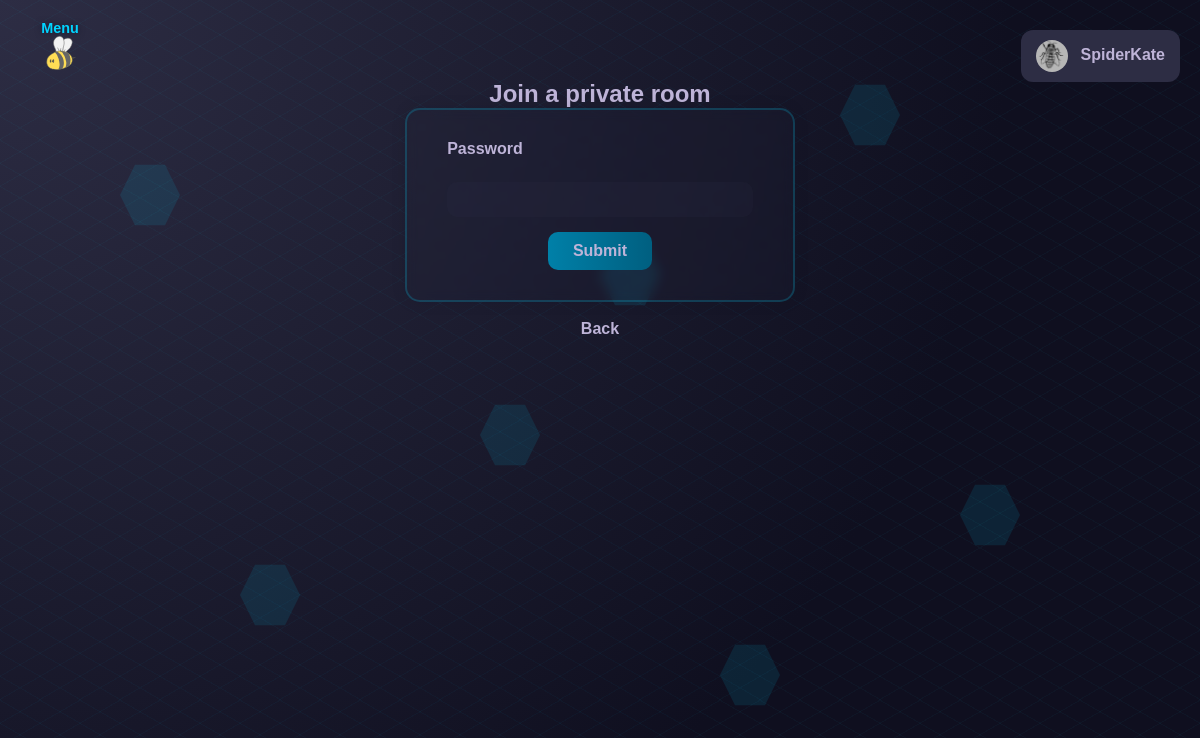
Screenshot of /join/86154e00-768e-4cff-832b-98ee346b3a16 (signed in) with the database file from the repository.
### tables this page shows
CREATE TABLE users (
    id INTEGER PRIMARY KEY AUTOINCREMENT,
    name TEXT,
    surname TEXT,
    username TEXT NOT NULL,
    email TEXT NOT NULL,
    password TEXT NOT NULL,
    dob TEXT NOT NULL,
    bio TEXT,
    avatar_path TEXT,
    social_links TEXT,
    last_login_at TEXT,
    bee_points INTEGER DEFAULT 5000,
    deleted INTEGER DEFAULT 0,
    deleted_at TEXT,
    recovery_username TEXT
);

### app.py (the view, shortened to what this page needs)
@app.route('/join/<room_ID>', methods=['GET','POST'])
@login_required
def join_room_page(room_ID):
    try:
        conn = sqlite3.connect("beevy.db")
        cursor = conn.cursor()
        cursor.execute("SELECT name, password, is_public FROM rooms WHERE room_ID =?",(room_ID,))
        room = cursor.fetchone()
    finally:
        conn.close()
    if not room:
        flash_translated("flash.room_not_found", "error")
        return redirect(url_for("join"))
    room_name, password_hash, room_type = room
    if room_type == 1:
        rooms = session.get('verified_rooms', [])
        rooms.append(room_ID)
        session['verified_rooms'] = rooms
        return redirect(url_for('draw', room_ID=room_ID, page="draw"))
    return render_template('roomPassword.html', room_ID=room_ID)

### app.py (called while the page is built)
def login_required(f):
    @wraps(f)
    def decorated(*args, **kwargs):
        if 'username' not in session:
            flash_translated("flash.login_first", "error")
            return redirect(url_for("login"))
        return f(*args, **kwargs)
    return decorated

@app.before_request
def load_logged_in_user():
    g.avatar_path = None
    g.user_theme = 'bee'
    g.user_language = session.get("user_language", "en")
    g.trans = translations
    username = session.get('username')
    if username:
        conn = sqlite3.connect('beevy.db')
        cursor = conn.cursor()
        cursor.execute("SELECT avatar_path FROM users WHERE username=?", (username,))
        row = cursor.fetchone()
        if row and row[0]:
            g.avatar_path = row[0]
        cursor.execute("SELECT theme FROM preferences WHERE user_id = (SELECT id FROM users WHERE username=?)", (username,))
        pref_row = cursor.fetchone()
        if pref_row and pref_row[0]:
            g.user_theme = pref_row[0]
        conn.close()

@app.context_processor
def inject_t():
    def t(key, **kwargs):
        text = translations.get(key, g.user_language, default=key)
        if kwargs:
            text = text.format(**kwargs)
        return text
    return dict(t=t)

### translations.py (called while the page is built)
    def get(self, key, language='en', default=''):
        if language not in self.strings:
            language = 'en'  # Fallback to English
        keys = key.split('.')
        value = self.strings.get(language, {})
        for k in keys:
            if isinstance(value, dict):
                value = value.get(k)
            else:
                return default
        return value if value else default

### templates/roomPassword.html (shortened to what this page needs)
{% extends "base.html" %}
{% block extra_css %}
<link rel="stylesheet" href="/static/css/register.css">
{% endblock %}
{% block content %}
<h2>{{ t('draw.private_room') }}</h2>
    <form method="POST">
        <label for="password">{{ t('auth.password') }}</label><br>
            <input type="password" name="password" class="input" id="password" required>
        <button type="submit">{{ t('buttons.submit') }}</button>
    </form>
    <br>
    <a href="/join/private" class="link">{{ t('buttons.back') }}</a>
{% endblock %}

### templates/base.html (shortened to what this page needs)
<!DOCTYPE html>
<html lang="en">
<head>
    <link rel="stylesheet" href="/static/css/base.css">
    {% if g.user_theme and g.user_theme != 'bee' %}
        <link rel="stylesheet" href="/static/css/theme-{{ g.user_theme }}.css">
    {% endif %}
    {% block extra_css %}{% endblock %}
</head>
<div class="hex-bg-container">
        <div class="hex-bg" style="--x:10%; --y:20%; --delay:0s;"></div>
        <div class="hex-bg" style="--x:50%; --y:30%; --delay:1s;"></div>
        <div class="hex-bg" style="--x:80%; --y:60%; --delay:2s;"></div>
        <div class="hex-bg" style="--x:20%; --y:70%; --delay:3s;"></div>
        <div class="hex-bg" style="--x:70%; --y:10%; --delay:4s;"></div>
        <div class="hex-bg" style="--x:40%; --y:50%; --delay:5s;"></div>
        <div class="hex-bg" style="--x:60%; --y:80%; --delay:6s;"></div>
    </div>
<body class="{{ page }}">
<img src="/static/images/beee.svg" id="bee-toggle" class="bee-toggle" onclick="toggleSidebar()" alt="bee toggle" title="Menu">
<div class="menu-label">Menu</div>
    {% if session.username %}
<div class="user-menu">
    <div class="user-menu-button" onclick="toggleMenu()">
        {% if g.avatar_path %}
            <div style="position: relative; display: inline-block;">
                <img src="{{ url_for('static', filename=g.avatar_path) }}" class="user-avatar">
                <div style="position: absolute; top:0; left:0; width:100%; height:100%;"></div>
            </div>
        {% else %}
            <div style="position: relative; display: inline-block;">
                <img src="{{ url_for('static', filename='images/default_avatar.png') }}" class="user-avatar">
                <div style="position: absolute; top:0; left:0; width:100%; height:100%;"></div>
            </div>
        {% endif %}
        {{ session.get('username') }}
    </div>
</div>
{% endif %}
<div class="app">
    <main class="content">
        {% block content %}{% endblock %}
    </main>
</div>
</body>
</html>

### static/css/theme-dark.css (style rules this page uses)
:root { --primary-bg: #1a1a2e; --primary-bg-light: #2d2d44; --primary-bg-dark: #0f0f1f; --primary-text: #beb4d8; --text-main: #beb4d8; --text-muted: rgb(190 180 216 / 60%); --accent-color: #00d4ff; --accent-light: #33e0ff; --accent: #00d4ff; --glass-bg: rgb(45 45 68 / 12%); --glass-bg-light: rgb(45 45 68 / 18%); --glass-border: rgb(0 212 255 / 20%); --glass-border-light: rgb(0 212 255 / 30%); --glass-blur: blur(6px); --tool-filter: invert(70%) sepia(100%) saturate(3480%) hue-rotate(245deg) brightness(43%) contrast(50%); --bucket-filter: invert(70%) sepia(100%) saturate(3480%) hue-rotate(235deg) brightness(43%) contrast(50%); --tool-filter-hover: invert(70%) sepia(100%) saturate(7480%) hue-rotate(205deg) brightness(183%) contrast(130%); --bucket-filter-hover: invert(32%) sepia(90%) saturate(2000%) hue-rotate(165deg) brightness(90%) contrast(600%); --span-muted-filter: var(--accent-color); --shadow-accent: 0 0 10px rgb(0 212 255 / 40%); --btn-bg: linear-gradient(90deg, #0080a8, #005f80); --btn-bg-hover: linear-gradient(90deg, #00a0cc, #007aa3); --btn-shadow-hover: 0 0 10px rgb(0 212 255 / 40%); --sidebar-bg: rgb(15 15 31 / 40%); --sidebar-border: rgb(0 212 255 / 15%); --input-bg: rgb(45 45 68 / 20%); --input-bg-focus: rgb(45 45 68 / 30%); --input-border: rgb(0 212 255 / 30%); --input-border-focus: #00d4ff; --input-shadow-focus: 0 0 10px rgb(0 212 255 / 40%); --msg-info-bg: rgb(147 197 253 / 12%); --msg-info-text: #8ccaff; --msg-info-outline: rgb(147 197 253 / 40%); --msg-success-bg: rgb(111 207 151 / 12%); --msg-success-text: #7cd9a3; --msg-success-outline: rgb(111 207 151 / 40%); --msg-error-bg: rgb(248 113 113 / 12%); --msg-error-text: #ff8a8a; --msg-error-outline: rgb(248 113 113 / 40%); --hex-bg: rgb(0 212 255 / 10%); --radius: 18px; --radius-md: 15px; --radius-sm: 12px; --radius-xs: 10px; --transition: 0.3s; }

### static/css/register.css (style rules this page uses)
form { background: var(--glass-bg); border: 2px solid var(--glass-border); border-radius: var(--radius-md); padding: 30px 40px; min-width: 200px; max-width: 600px; box-shadow: 0 0 15px color-mix(in srgb, var(--bg-dark) 10%, transparent); backdrop-filter: var(--glass-blur); position: relative; z-index: 1; }
label { color: var(--text-main); font-weight: bold; display: block; margin-bottom: 6px; text-align: left; }
.input { width: 100%; padding: 10px; border-radius: var(--radius-xs); border: none; background: var(--glass-bg-light); color: var(--text-main); outline: none; margin-bottom: 15px; transition: var(--transition-speed); }

### rows the page displays
users: avatar_path (picture), get "SpiderKate"

### other values shown
{{ t('draw.private_room') }} "Join a private room"
{{ t('auth.password') }} "Password"
{{ t('buttons.submit') }} "Submit"
{{ t('buttons.back') }} "Back"
